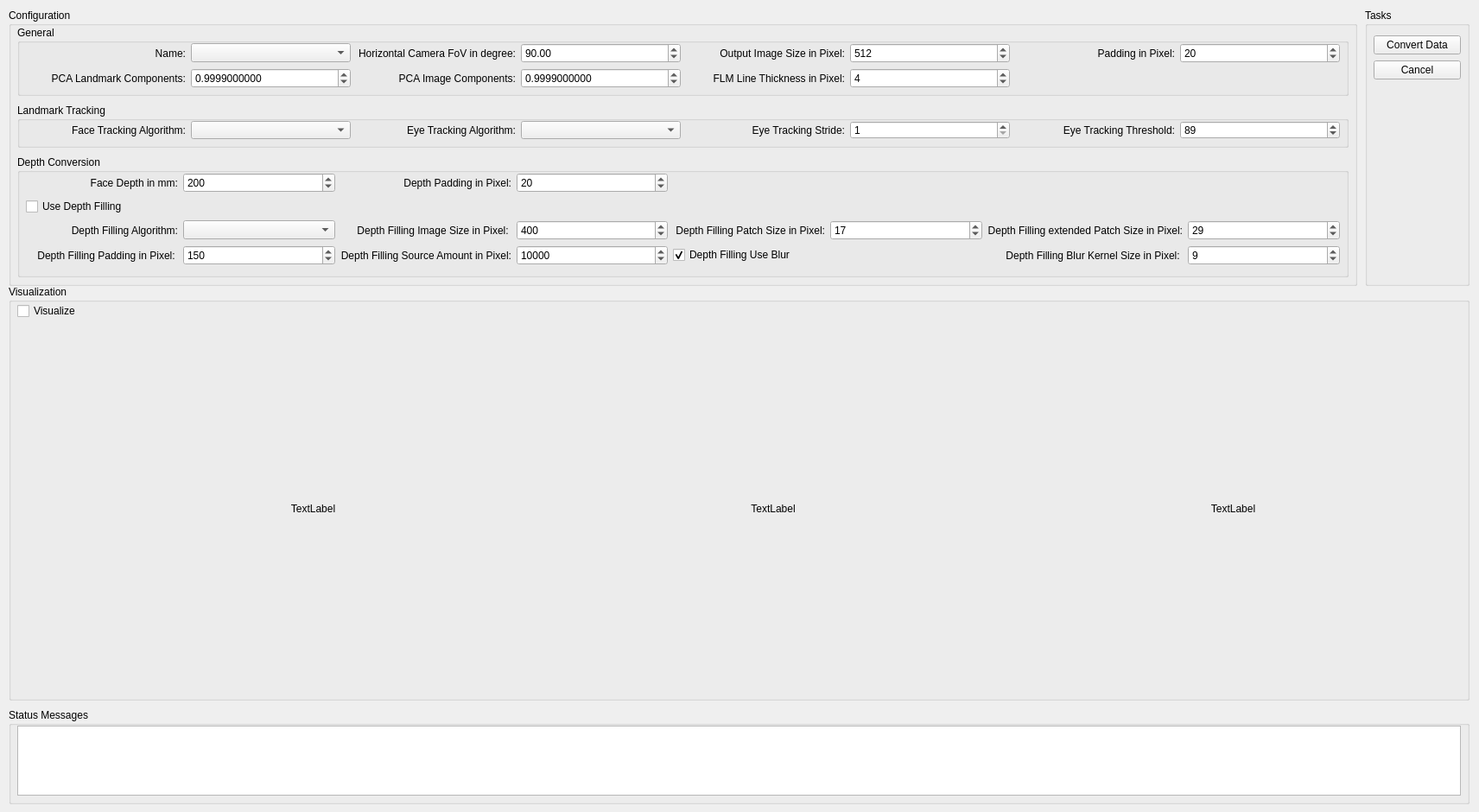
<?xml version="1.0" encoding="UTF-8"?>
<ui version="4.0">
 <class>QtConvertDataView</class>
 <widget class="QWidget" name="QtConvertDataView">
  <property name="geometry">
   <rect>
    <x>0</x>
    <y>0</y>
    <width>1712</width>
    <height>940</height>
   </rect>
  </property>
  <property name="windowTitle">
   <string>Form</string>
  </property>
  <widget class="QGroupBox" name="configuration">
   <property name="geometry">
    <rect>
     <x>10</x>
     <y>10</y>
     <width>1561</width>
     <height>321</height>
    </rect>
   </property>
   <property name="title">
    <string>Configuration</string>
   </property>
   <widget class="QGroupBox" name="depthConversion">
    <property name="geometry">
     <rect>
      <x>10</x>
      <y>170</y>
      <width>1541</width>
      <height>141</height>
     </rect>
    </property>
    <property name="title">
     <string>Depth Conversion</string>
    </property>
    <widget class="QWidget" name="gridLayoutWidget_2">
     <property name="geometry">
      <rect>
       <x>10</x>
       <y>20</y>
       <width>1521</width>
       <height>111</height>
      </rect>
     </property>
     <layout class="QGridLayout" name="gridLayout_2">
      <item row="3" column="5">
       <widget class="QSpinBox" name="depthFillingPatchSizeSpinBox">
        <property name="maximum">
         <number>999999999</number>
        </property>
        <property name="value">
         <number>17</number>
        </property>
       </widget>
      </item>
      <item row="3" column="6">
       <widget class="QLabel" name="label_6">
        <property name="text">
         <string>Depth Filling extended Patch Size in Pixel:</string>
        </property>
        <property name="alignment">
         <set>Qt::AlignRight|Qt::AlignTrailing|Qt::AlignVCenter</set>
        </property>
       </widget>
      </item>
      <item row="3" column="3">
       <widget class="QSpinBox" name="depthFillingImageSizeSpinBox">
        <property name="maximum">
         <number>999999999</number>
        </property>
        <property name="value">
         <number>400</number>
        </property>
       </widget>
      </item>
      <item row="1" column="2">
       <widget class="QLabel" name="label_9">
        <property name="text">
         <string>Depth Padding in Pixel:</string>
        </property>
        <property name="alignment">
         <set>Qt::AlignRight|Qt::AlignTrailing|Qt::AlignVCenter</set>
        </property>
       </widget>
      </item>
      <item row="1" column="1">
       <widget class="QSpinBox" name="faceDepthSpinBox">
        <property name="maximum">
         <number>999999999</number>
        </property>
        <property name="value">
         <number>200</number>
        </property>
       </widget>
      </item>
      <item row="1" column="0">
       <widget class="QLabel" name="label_10">
        <property name="text">
         <string>Face Depth in mm:</string>
        </property>
        <property name="alignment">
         <set>Qt::AlignRight|Qt::AlignTrailing|Qt::AlignVCenter</set>
        </property>
       </widget>
      </item>
      <item row="3" column="2">
       <widget class="QLabel" name="label_7">
        <property name="text">
         <string>Depth Filling Image Size in Pixel: </string>
        </property>
        <property name="alignment">
         <set>Qt::AlignRight|Qt::AlignTrailing|Qt::AlignVCenter</set>
        </property>
       </widget>
      </item>
      <item row="1" column="3">
       <widget class="QSpinBox" name="depthPaddingSpinBox">
        <property name="maximum">
         <number>999999999</number>
        </property>
        <property name="value">
         <number>20</number>
        </property>
       </widget>
      </item>
      <item row="3" column="0">
       <widget class="QLabel" name="label_2">
        <property name="text">
         <string>Depth Filling Algorithm:</string>
        </property>
        <property name="alignment">
         <set>Qt::AlignRight|Qt::AlignTrailing|Qt::AlignVCenter</set>
        </property>
       </widget>
      </item>
      <item row="2" column="0">
       <widget class="QCheckBox" name="useDepthFillingCheckBox">
        <property name="text">
         <string>Use Depth Filling</string>
        </property>
       </widget>
      </item>
      <item row="3" column="1">
       <widget class="QComboBox" name="depthFillingAlgorithmComboBox"/>
      </item>
      <item row="3" column="4">
       <widget class="QLabel" name="label_4">
        <property name="text">
         <string>Depth Filling Patch Size in Pixel:</string>
        </property>
        <property name="alignment">
         <set>Qt::AlignRight|Qt::AlignTrailing|Qt::AlignVCenter</set>
        </property>
       </widget>
      </item>
      <item row="3" column="7">
       <widget class="QSpinBox" name="depthFillingExtendedPatchSizeSpinBox">
        <property name="maximum">
         <number>999999999</number>
        </property>
        <property name="value">
         <number>29</number>
        </property>
       </widget>
      </item>
      <item row="4" column="0">
       <widget class="QLabel" name="label_3">
        <property name="text">
         <string>Depth Filling Padding in Pixel: </string>
        </property>
        <property name="alignment">
         <set>Qt::AlignRight|Qt::AlignTrailing|Qt::AlignVCenter</set>
        </property>
       </widget>
      </item>
      <item row="4" column="1">
       <widget class="QSpinBox" name="depthFillingPaddingSpinBox">
        <property name="maximum">
         <number>999999999</number>
        </property>
        <property name="value">
         <number>150</number>
        </property>
       </widget>
      </item>
      <item row="4" column="2">
       <widget class="QLabel" name="label_5">
        <property name="text">
         <string>Depth Filling Source Amount in Pixel:</string>
        </property>
        <property name="alignment">
         <set>Qt::AlignRight|Qt::AlignTrailing|Qt::AlignVCenter</set>
        </property>
       </widget>
      </item>
      <item row="4" column="4">
       <widget class="QCheckBox" name="depthFillingUseBlurCheckBox">
        <property name="text">
         <string>Depth Filling Use Blur</string>
        </property>
        <property name="checked">
         <bool>true</bool>
        </property>
        <property name="tristate">
         <bool>false</bool>
        </property>
       </widget>
      </item>
      <item row="4" column="6">
       <widget class="QLabel" name="label_8">
        <property name="text">
         <string>Depth Filling Blur Kernel Size in Pixel: </string>
        </property>
        <property name="alignment">
         <set>Qt::AlignRight|Qt::AlignTrailing|Qt::AlignVCenter</set>
        </property>
       </widget>
      </item>
      <item row="4" column="7">
       <widget class="QSpinBox" name="depthFillingBlurkSizeSpinBox">
        <property name="maximum">
         <number>999999999</number>
        </property>
        <property name="value">
         <number>9</number>
        </property>
       </widget>
      </item>
      <item row="4" column="3">
       <widget class="QSpinBox" name="depthFillingSourceAmountSpinBox">
        <property name="maximum">
         <number>999999999</number>
        </property>
        <property name="value">
         <number>10000</number>
        </property>
       </widget>
      </item>
     </layout>
    </widget>
   </widget>
   <widget class="QGroupBox" name="general">
    <property name="geometry">
     <rect>
      <x>10</x>
      <y>20</y>
      <width>1541</width>
      <height>81</height>
     </rect>
    </property>
    <property name="title">
     <string>General</string>
    </property>
    <widget class="QWidget" name="gridLayoutWidget">
     <property name="geometry">
      <rect>
       <x>10</x>
       <y>20</y>
       <width>1521</width>
       <height>51</height>
      </rect>
     </property>
     <layout class="QGridLayout" name="gridLayout">
      <item row="2" column="0">
       <widget class="QLabel" name="label_14">
        <property name="sizePolicy">
         <sizepolicy hsizetype="Minimum" vsizetype="Preferred">
          <horstretch>0</horstretch>
          <verstretch>0</verstretch>
         </sizepolicy>
        </property>
        <property name="text">
         <string>PCA Landmark Components:</string>
        </property>
        <property name="alignment">
         <set>Qt::AlignRight|Qt::AlignTrailing|Qt::AlignVCenter</set>
        </property>
       </widget>
      </item>
      <item row="0" column="3">
       <widget class="QDoubleSpinBox" name="horizontalCameraFOVDoubleSpinBox">
        <property name="minimum">
         <double>0.000000000000000</double>
        </property>
        <property name="maximum">
         <double>180.000000000000000</double>
        </property>
        <property name="value">
         <double>90.000000000000000</double>
        </property>
       </widget>
      </item>
      <item row="2" column="1">
       <widget class="QDoubleSpinBox" name="pcaLandmarkComponentsDoubleSpinBox">
        <property name="decimals">
         <number>10</number>
        </property>
        <property name="maximum">
         <double>10000000000000000000000.000000000000000</double>
        </property>
        <property name="value">
         <double>0.999900000000000</double>
        </property>
       </widget>
      </item>
      <item row="0" column="2">
       <widget class="QLabel" name="label_11">
        <property name="sizePolicy">
         <sizepolicy hsizetype="Minimum" vsizetype="Preferred">
          <horstretch>0</horstretch>
          <verstretch>0</verstretch>
         </sizepolicy>
        </property>
        <property name="text">
         <string>Horizontal Camera FoV in degree:</string>
        </property>
        <property name="alignment">
         <set>Qt::AlignRight|Qt::AlignTrailing|Qt::AlignVCenter</set>
        </property>
       </widget>
      </item>
      <item row="0" column="5">
       <widget class="QSpinBox" name="outputImageSizeSpinBox">
        <property name="minimum">
         <number>1</number>
        </property>
        <property name="maximum">
         <number>999999999</number>
        </property>
        <property name="value">
         <number>512</number>
        </property>
       </widget>
      </item>
      <item row="2" column="3">
       <widget class="QDoubleSpinBox" name="pcaImageComponentsDoubleSpinBox">
        <property name="decimals">
         <number>10</number>
        </property>
        <property name="maximum">
         <double>10000000000000000000000.000000000000000</double>
        </property>
        <property name="value">
         <double>0.999900000000000</double>
        </property>
       </widget>
      </item>
      <item row="0" column="7">
       <widget class="QSpinBox" name="paddingSpinBox">
        <property name="maximum">
         <number>999999999</number>
        </property>
        <property name="value">
         <number>20</number>
        </property>
       </widget>
      </item>
      <item row="0" column="0">
       <widget class="QLabel" name="label">
        <property name="sizePolicy">
         <sizepolicy hsizetype="Minimum" vsizetype="Preferred">
          <horstretch>0</horstretch>
          <verstretch>0</verstretch>
         </sizepolicy>
        </property>
        <property name="text">
         <string>Name:</string>
        </property>
        <property name="alignment">
         <set>Qt::AlignRight|Qt::AlignTrailing|Qt::AlignVCenter</set>
        </property>
       </widget>
      </item>
      <item row="2" column="5">
       <widget class="QSpinBox" name="flmLineThicknessSpinBox">
        <property name="minimum">
         <number>1</number>
        </property>
        <property name="maximum">
         <number>999999999</number>
        </property>
        <property name="value">
         <number>4</number>
        </property>
       </widget>
      </item>
      <item row="0" column="4">
       <widget class="QLabel" name="label_12">
        <property name="sizePolicy">
         <sizepolicy hsizetype="Minimum" vsizetype="Preferred">
          <horstretch>0</horstretch>
          <verstretch>0</verstretch>
         </sizepolicy>
        </property>
        <property name="text">
         <string>Output Image Size in Pixel:</string>
        </property>
        <property name="alignment">
         <set>Qt::AlignRight|Qt::AlignTrailing|Qt::AlignVCenter</set>
        </property>
       </widget>
      </item>
      <item row="0" column="6">
       <widget class="QLabel" name="label_13">
        <property name="sizePolicy">
         <sizepolicy hsizetype="Minimum" vsizetype="Preferred">
          <horstretch>0</horstretch>
          <verstretch>0</verstretch>
         </sizepolicy>
        </property>
        <property name="text">
         <string>Padding in Pixel:</string>
        </property>
        <property name="alignment">
         <set>Qt::AlignRight|Qt::AlignTrailing|Qt::AlignVCenter</set>
        </property>
       </widget>
      </item>
      <item row="2" column="2">
       <widget class="QLabel" name="label_15">
        <property name="sizePolicy">
         <sizepolicy hsizetype="Minimum" vsizetype="Preferred">
          <horstretch>0</horstretch>
          <verstretch>0</verstretch>
         </sizepolicy>
        </property>
        <property name="text">
         <string>PCA Image Components:</string>
        </property>
        <property name="alignment">
         <set>Qt::AlignRight|Qt::AlignTrailing|Qt::AlignVCenter</set>
        </property>
       </widget>
      </item>
      <item row="2" column="4">
       <widget class="QLabel" name="label_16">
        <property name="sizePolicy">
         <sizepolicy hsizetype="Minimum" vsizetype="Preferred">
          <horstretch>0</horstretch>
          <verstretch>0</verstretch>
         </sizepolicy>
        </property>
        <property name="text">
         <string>FLM Line Thickness in Pixel:</string>
        </property>
        <property name="alignment">
         <set>Qt::AlignRight|Qt::AlignTrailing|Qt::AlignVCenter</set>
        </property>
       </widget>
      </item>
      <item row="0" column="1">
       <widget class="QComboBox" name="nameComboBox"/>
      </item>
     </layout>
    </widget>
   </widget>
   <widget class="QGroupBox" name="landmarkTracking">
    <property name="geometry">
     <rect>
      <x>10</x>
      <y>110</y>
      <width>1541</width>
      <height>51</height>
     </rect>
    </property>
    <property name="title">
     <string>Landmark Tracking</string>
    </property>
    <widget class="QWidget" name="gridLayoutWidget_3">
     <property name="geometry">
      <rect>
       <x>10</x>
       <y>20</y>
       <width>1521</width>
       <height>21</height>
      </rect>
     </property>
     <layout class="QGridLayout" name="gridLayout_3">
      <item row="0" column="1">
       <widget class="QComboBox" name="faceTrackingAlgorithmComboBox"/>
      </item>
      <item row="0" column="4">
       <widget class="QLabel" name="label_19">
        <property name="sizePolicy">
         <sizepolicy hsizetype="Minimum" vsizetype="Preferred">
          <horstretch>0</horstretch>
          <verstretch>0</verstretch>
         </sizepolicy>
        </property>
        <property name="text">
         <string>Eye Tracking Stride:</string>
        </property>
        <property name="alignment">
         <set>Qt::AlignRight|Qt::AlignTrailing|Qt::AlignVCenter</set>
        </property>
       </widget>
      </item>
      <item row="0" column="5">
       <widget class="QSpinBox" name="eyeTrackingStrideSpinBox">
        <property name="minimum">
         <number>1</number>
        </property>
        <property name="maximum">
         <number>999999999</number>
        </property>
        <property name="value">
         <number>1</number>
        </property>
       </widget>
      </item>
      <item row="0" column="2">
       <widget class="QLabel" name="label_17">
        <property name="sizePolicy">
         <sizepolicy hsizetype="Minimum" vsizetype="Preferred">
          <horstretch>0</horstretch>
          <verstretch>0</verstretch>
         </sizepolicy>
        </property>
        <property name="text">
         <string>Eye Tracking Algorithm:</string>
        </property>
        <property name="alignment">
         <set>Qt::AlignRight|Qt::AlignTrailing|Qt::AlignVCenter</set>
        </property>
       </widget>
      </item>
      <item row="0" column="6">
       <widget class="QLabel" name="label_20">
        <property name="sizePolicy">
         <sizepolicy hsizetype="Minimum" vsizetype="Preferred">
          <horstretch>0</horstretch>
          <verstretch>0</verstretch>
         </sizepolicy>
        </property>
        <property name="text">
         <string>Eye Tracking Threshold:</string>
        </property>
        <property name="alignment">
         <set>Qt::AlignRight|Qt::AlignTrailing|Qt::AlignVCenter</set>
        </property>
       </widget>
      </item>
      <item row="0" column="3">
       <widget class="QComboBox" name="eyeTrackingAlgorithmComboBox"/>
      </item>
      <item row="0" column="0">
       <widget class="QLabel" name="label_18">
        <property name="sizePolicy">
         <sizepolicy hsizetype="Minimum" vsizetype="Preferred">
          <horstretch>0</horstretch>
          <verstretch>0</verstretch>
         </sizepolicy>
        </property>
        <property name="text">
         <string>Face Tracking Algorithm:</string>
        </property>
        <property name="alignment">
         <set>Qt::AlignRight|Qt::AlignTrailing|Qt::AlignVCenter</set>
        </property>
       </widget>
      </item>
      <item row="0" column="7">
       <widget class="QSpinBox" name="eyeTrackingThresholdSpinBox">
        <property name="maximum">
         <number>999999999</number>
        </property>
        <property name="value">
         <number>89</number>
        </property>
       </widget>
      </item>
     </layout>
    </widget>
   </widget>
  </widget>
  <widget class="QGroupBox" name="messages">
   <property name="geometry">
    <rect>
     <x>10</x>
     <y>820</y>
     <width>1691</width>
     <height>111</height>
    </rect>
   </property>
   <property name="title">
    <string>Status Messages</string>
   </property>
   <widget class="QTextBrowser" name="statusMessagesContainer">
    <property name="geometry">
     <rect>
      <x>10</x>
      <y>20</y>
      <width>1671</width>
      <height>81</height>
     </rect>
    </property>
    <property name="tabChangesFocus">
     <bool>false</bool>
    </property>
    <property name="readOnly">
     <bool>true</bool>
    </property>
    <property name="html">
     <string>&lt;!DOCTYPE HTML PUBLIC &quot;-//W3C//DTD HTML 4.0//EN&quot; &quot;http://www.w3.org/TR/REC-html40/strict.dtd&quot;&gt;
&lt;html&gt;&lt;head&gt;&lt;meta name=&quot;qrichtext&quot; content=&quot;1&quot; /&gt;&lt;style type=&quot;text/css&quot;&gt;
p, li { white-space: pre-wrap; }
&lt;/style&gt;&lt;/head&gt;&lt;body style=&quot; font-family:'MS Shell Dlg 2'; font-size:8pt; font-weight:400; font-style:normal;&quot;&gt;
&lt;p style=&quot;-qt-paragraph-type:empty; margin-top:0px; margin-bottom:0px; margin-left:0px; margin-right:0px; -qt-block-indent:0; text-indent:0px;&quot;&gt;&lt;br /&gt;&lt;/p&gt;&lt;/body&gt;&lt;/html&gt;</string>
    </property>
   </widget>
  </widget>
  <widget class="QGroupBox" name="actions">
   <property name="geometry">
    <rect>
     <x>1580</x>
     <y>10</y>
     <width>121</width>
     <height>321</height>
    </rect>
   </property>
   <property name="title">
    <string>Tasks</string>
   </property>
   <widget class="QWidget" name="verticalLayoutWidget">
    <property name="geometry">
     <rect>
      <x>10</x>
      <y>30</y>
      <width>101</width>
      <height>54</height>
     </rect>
    </property>
    <layout class="QVBoxLayout" name="verticalLayout">
     <item>
      <widget class="QPushButton" name="convertDataPushButton">
       <property name="text">
        <string>Convert Data</string>
       </property>
      </widget>
     </item>
     <item>
      <widget class="QPushButton" name="cancelPushButton">
       <property name="text">
        <string>Cancel</string>
       </property>
      </widget>
     </item>
    </layout>
   </widget>
  </widget>
  <widget class="QGroupBox" name="visualization">
   <property name="geometry">
    <rect>
     <x>10</x>
     <y>330</y>
     <width>1691</width>
     <height>481</height>
    </rect>
   </property>
   <property name="title">
    <string>Visualization</string>
   </property>
   <widget class="QWidget" name="gridLayoutWidget_4">
    <property name="geometry">
     <rect>
      <x>10</x>
      <y>20</y>
      <width>1671</width>
      <height>451</height>
     </rect>
    </property>
    <layout class="QGridLayout" name="gridLayout_4" columnstretch="0,0,1,1,1">
     <item row="1" column="3">
      <widget class="QLabel" name="secondImageLabel">
       <property name="text">
        <string>TextLabel</string>
       </property>
       <property name="alignment">
        <set>Qt::AlignCenter</set>
       </property>
      </widget>
     </item>
     <item row="1" column="2">
      <widget class="QLabel" name="firstImageLabel">
       <property name="text">
        <string>TextLabel</string>
       </property>
       <property name="alignment">
        <set>Qt::AlignCenter</set>
       </property>
      </widget>
     </item>
     <item row="1" column="4">
      <widget class="QLabel" name="thirdImageLabel">
       <property name="text">
        <string>TextLabel</string>
       </property>
       <property name="alignment">
        <set>Qt::AlignCenter</set>
       </property>
      </widget>
     </item>
     <item row="0" column="4">
      <widget class="QLabel" name="thirdImageIdentifierLabel">
       <property name="text">
        <string/>
       </property>
       <property name="alignment">
        <set>Qt::AlignCenter</set>
       </property>
      </widget>
     </item>
     <item row="0" column="2">
      <widget class="QLabel" name="firstImageIdentifierLabel">
       <property name="text">
        <string/>
       </property>
       <property name="alignment">
        <set>Qt::AlignCenter</set>
       </property>
      </widget>
     </item>
     <item row="0" column="3">
      <widget class="QLabel" name="secondImageIdentifierLabel">
       <property name="text">
        <string/>
       </property>
       <property name="alignment">
        <set>Qt::AlignCenter</set>
       </property>
      </widget>
     </item>
     <item row="0" column="1">
      <widget class="QCheckBox" name="visualizeCheckBox">
       <property name="layoutDirection">
        <enum>Qt::LeftToRight</enum>
       </property>
       <property name="text">
        <string>Visualize</string>
       </property>
      </widget>
     </item>
    </layout>
   </widget>
  </widget>
 </widget>
 <tabstops>
  <tabstop>nameComboBox</tabstop>
  <tabstop>horizontalCameraFOVDoubleSpinBox</tabstop>
  <tabstop>outputImageSizeSpinBox</tabstop>
  <tabstop>paddingSpinBox</tabstop>
  <tabstop>pcaLandmarkComponentsDoubleSpinBox</tabstop>
  <tabstop>pcaImageComponentsDoubleSpinBox</tabstop>
  <tabstop>flmLineThicknessSpinBox</tabstop>
  <tabstop>faceTrackingAlgorithmComboBox</tabstop>
  <tabstop>eyeTrackingAlgorithmComboBox</tabstop>
  <tabstop>eyeTrackingStrideSpinBox</tabstop>
  <tabstop>eyeTrackingThresholdSpinBox</tabstop>
  <tabstop>faceDepthSpinBox</tabstop>
  <tabstop>depthPaddingSpinBox</tabstop>
  <tabstop>useDepthFillingCheckBox</tabstop>
  <tabstop>depthFillingAlgorithmComboBox</tabstop>
  <tabstop>depthFillingImageSizeSpinBox</tabstop>
  <tabstop>depthFillingPatchSizeSpinBox</tabstop>
  <tabstop>depthFillingExtendedPatchSizeSpinBox</tabstop>
  <tabstop>depthFillingPaddingSpinBox</tabstop>
  <tabstop>depthFillingSourceAmountSpinBox</tabstop>
  <tabstop>depthFillingUseBlurCheckBox</tabstop>
  <tabstop>depthFillingBlurkSizeSpinBox</tabstop>
  <tabstop>convertDataPushButton</tabstop>
  <tabstop>cancelPushButton</tabstop>
  <tabstop>visualizeCheckBox</tabstop>
  <tabstop>statusMessagesContainer</tabstop>
 </tabstops>
 <resources/>
 <connections>
  <connection>
   <sender>nameComboBox</sender>
   <signal>currentTextChanged(QString)</signal>
   <receiver>QtConvertDataView</receiver>
   <slot>onGeneralConfigurationGroupChanged()</slot>
   <hints>
    <hint type="sourcelabel">
     <x>405</x>
     <y>52</y>
    </hint>
    <hint type="destinationlabel">
     <x>372</x>
     <y>0</y>
    </hint>
   </hints>
  </connection>
  <connection>
   <sender>horizontalCameraFOVDoubleSpinBox</sender>
   <signal>editingFinished()</signal>
   <receiver>QtConvertDataView</receiver>
   <slot>onGeneralConfigurationGroupChanged()</slot>
   <hints>
    <hint type="sourcelabel">
     <x>787</x>
     <y>52</y>
    </hint>
    <hint type="destinationlabel">
     <x>865</x>
     <y>7</y>
    </hint>
   </hints>
  </connection>
  <connection>
   <sender>paddingSpinBox</sender>
   <signal>editingFinished()</signal>
   <receiver>QtConvertDataView</receiver>
   <slot>onGeneralConfigurationGroupChanged()</slot>
   <hints>
    <hint type="sourcelabel">
     <x>1549</x>
     <y>52</y>
    </hint>
    <hint type="destinationlabel">
     <x>886</x>
     <y>8</y>
    </hint>
   </hints>
  </connection>
  <connection>
   <sender>pcaImageComponentsDoubleSpinBox</sender>
   <signal>editingFinished()</signal>
   <receiver>QtConvertDataView</receiver>
   <slot>onGeneralConfigurationGroupChanged()</slot>
   <hints>
    <hint type="sourcelabel">
     <x>787</x>
     <y>96</y>
    </hint>
    <hint type="destinationlabel">
     <x>647</x>
     <y>0</y>
    </hint>
   </hints>
  </connection>
  <connection>
   <sender>outputImageSizeSpinBox</sender>
   <signal>editingFinished()</signal>
   <receiver>QtConvertDataView</receiver>
   <slot>onGeneralConfigurationGroupChanged()</slot>
   <hints>
    <hint type="sourcelabel">
     <x>1168</x>
     <y>52</y>
    </hint>
    <hint type="destinationlabel">
     <x>394</x>
     <y>1</y>
    </hint>
   </hints>
  </connection>
  <connection>
   <sender>pcaLandmarkComponentsDoubleSpinBox</sender>
   <signal>editingFinished()</signal>
   <receiver>QtConvertDataView</receiver>
   <slot>onGeneralConfigurationGroupChanged()</slot>
   <hints>
    <hint type="sourcelabel">
     <x>405</x>
     <y>96</y>
    </hint>
    <hint type="destinationlabel">
     <x>422</x>
     <y>3</y>
    </hint>
   </hints>
  </connection>
  <connection>
   <sender>flmLineThicknessSpinBox</sender>
   <signal>editingFinished()</signal>
   <receiver>QtConvertDataView</receiver>
   <slot>onGeneralConfigurationGroupChanged()</slot>
   <hints>
    <hint type="sourcelabel">
     <x>1168</x>
     <y>96</y>
    </hint>
    <hint type="destinationlabel">
     <x>433</x>
     <y>9</y>
    </hint>
   </hints>
  </connection>
  <connection>
   <sender>eyeTrackingAlgorithmComboBox</sender>
   <signal>currentTextChanged(QString)</signal>
   <receiver>QtConvertDataView</receiver>
   <slot>onLandmarkTrackingConfigurationGroupChanged()</slot>
   <hints>
    <hint type="sourcelabel">
     <x>787</x>
     <y>141</y>
    </hint>
    <hint type="destinationlabel">
     <x>16</x>
     <y>20</y>
    </hint>
   </hints>
  </connection>
  <connection>
   <sender>eyeTrackingStrideSpinBox</sender>
   <signal>editingFinished()</signal>
   <receiver>QtConvertDataView</receiver>
   <slot>onLandmarkTrackingConfigurationGroupChanged()</slot>
   <hints>
    <hint type="sourcelabel">
     <x>1168</x>
     <y>141</y>
    </hint>
    <hint type="destinationlabel">
     <x>13</x>
     <y>48</y>
    </hint>
   </hints>
  </connection>
  <connection>
   <sender>faceTrackingAlgorithmComboBox</sender>
   <signal>currentTextChanged(QString)</signal>
   <receiver>QtConvertDataView</receiver>
   <slot>onLandmarkTrackingConfigurationGroupChanged()</slot>
   <hints>
    <hint type="sourcelabel">
     <x>405</x>
     <y>141</y>
    </hint>
    <hint type="destinationlabel">
     <x>1103</x>
     <y>26</y>
    </hint>
   </hints>
  </connection>
  <connection>
   <sender>eyeTrackingThresholdSpinBox</sender>
   <signal>editingFinished()</signal>
   <receiver>QtConvertDataView</receiver>
   <slot>onLandmarkTrackingConfigurationGroupChanged()</slot>
   <hints>
    <hint type="sourcelabel">
     <x>1549</x>
     <y>141</y>
    </hint>
    <hint type="destinationlabel">
     <x>1103</x>
     <y>58</y>
    </hint>
   </hints>
  </connection>
  <connection>
   <sender>depthPaddingSpinBox</sender>
   <signal>editingFinished()</signal>
   <receiver>QtConvertDataView</receiver>
   <slot>onDepthConversionConfigurationGroupChanged()</slot>
   <hints>
    <hint type="sourcelabel">
     <x>775</x>
     <y>204</y>
    </hint>
    <hint type="destinationlabel">
     <x>1103</x>
     <y>137</y>
    </hint>
   </hints>
  </connection>
  <connection>
   <sender>depthFillingImageSizeSpinBox</sender>
   <signal>editingFinished()</signal>
   <receiver>QtConvertDataView</receiver>
   <slot>onDepthConversionConfigurationGroupChanged()</slot>
   <hints>
    <hint type="sourcelabel">
     <x>775</x>
     <y>277</y>
    </hint>
    <hint type="destinationlabel">
     <x>1103</x>
     <y>164</y>
    </hint>
   </hints>
  </connection>
  <connection>
   <sender>depthFillingExtendedPatchSizeSpinBox</sender>
   <signal>editingFinished()</signal>
   <receiver>QtConvertDataView</receiver>
   <slot>onDepthConversionConfigurationGroupChanged()</slot>
   <hints>
    <hint type="sourcelabel">
     <x>1549</x>
     <y>277</y>
    </hint>
    <hint type="destinationlabel">
     <x>1103</x>
     <y>193</y>
    </hint>
   </hints>
  </connection>
  <connection>
   <sender>depthFillingSourceAmountSpinBox</sender>
   <signal>editingFinished()</signal>
   <receiver>QtConvertDataView</receiver>
   <slot>onDepthConversionConfigurationGroupChanged()</slot>
   <hints>
    <hint type="sourcelabel">
     <x>775</x>
     <y>305</y>
    </hint>
    <hint type="destinationlabel">
     <x>1103</x>
     <y>218</y>
    </hint>
   </hints>
  </connection>
  <connection>
   <sender>depthFillingBlurkSizeSpinBox</sender>
   <signal>editingFinished()</signal>
   <receiver>QtConvertDataView</receiver>
   <slot>onDepthConversionConfigurationGroupChanged()</slot>
   <hints>
    <hint type="sourcelabel">
     <x>1549</x>
     <y>305</y>
    </hint>
    <hint type="destinationlabel">
     <x>1103</x>
     <y>245</y>
    </hint>
   </hints>
  </connection>
  <connection>
   <sender>faceDepthSpinBox</sender>
   <signal>editingFinished()</signal>
   <receiver>QtConvertDataView</receiver>
   <slot>onDepthConversionConfigurationGroupChanged()</slot>
   <hints>
    <hint type="sourcelabel">
     <x>400</x>
     <y>204</y>
    </hint>
    <hint type="destinationlabel">
     <x>12</x>
     <y>88</y>
    </hint>
   </hints>
  </connection>
  <connection>
   <sender>depthFillingAlgorithmComboBox</sender>
   <signal>currentTextChanged(QString)</signal>
   <receiver>QtConvertDataView</receiver>
   <slot>onDepthConversionConfigurationGroupChanged()</slot>
   <hints>
    <hint type="sourcelabel">
     <x>400</x>
     <y>277</y>
    </hint>
    <hint type="destinationlabel">
     <x>10</x>
     <y>115</y>
    </hint>
   </hints>
  </connection>
  <connection>
   <sender>depthFillingPatchSizeSpinBox</sender>
   <signal>editingFinished()</signal>
   <receiver>QtConvertDataView</receiver>
   <slot>onDepthConversionConfigurationGroupChanged()</slot>
   <hints>
    <hint type="sourcelabel">
     <x>1151</x>
     <y>277</y>
    </hint>
    <hint type="destinationlabel">
     <x>8</x>
     <y>148</y>
    </hint>
   </hints>
  </connection>
  <connection>
   <sender>depthFillingPaddingSpinBox</sender>
   <signal>editingFinished()</signal>
   <receiver>QtConvertDataView</receiver>
   <slot>onDepthConversionConfigurationGroupChanged()</slot>
   <hints>
    <hint type="sourcelabel">
     <x>400</x>
     <y>305</y>
    </hint>
    <hint type="destinationlabel">
     <x>13</x>
     <y>174</y>
    </hint>
   </hints>
  </connection>
  <connection>
   <sender>useDepthFillingCheckBox</sender>
   <signal>toggled(bool)</signal>
   <receiver>QtConvertDataView</receiver>
   <slot>onDepthConversionConfigurationGroupChanged()</slot>
   <hints>
    <hint type="sourcelabel">
     <x>55</x>
     <y>235</y>
    </hint>
    <hint type="destinationlabel">
     <x>10</x>
     <y>202</y>
    </hint>
   </hints>
  </connection>
  <connection>
   <sender>depthFillingUseBlurCheckBox</sender>
   <signal>toggled(bool)</signal>
   <receiver>QtConvertDataView</receiver>
   <slot>onDepthConversionConfigurationGroupChanged()</slot>
   <hints>
    <hint type="sourcelabel">
     <x>963</x>
     <y>304</y>
    </hint>
    <hint type="destinationlabel">
     <x>8</x>
     <y>236</y>
    </hint>
   </hints>
  </connection>
  <connection>
   <sender>visualizeCheckBox</sender>
   <signal>toggled(bool)</signal>
   <receiver>QtConvertDataView</receiver>
   <slot>onVisualizationGroupChanged()</slot>
   <hints>
    <hint type="sourcelabel">
     <x>36</x>
     <y>368</y>
    </hint>
    <hint type="destinationlabel">
     <x>9</x>
     <y>387</y>
    </hint>
   </hints>
  </connection>
  <connection>
   <sender>convertDataPushButton</sender>
   <signal>clicked()</signal>
   <receiver>QtConvertDataView</receiver>
   <slot>onConvert()</slot>
   <hints>
    <hint type="sourcelabel">
     <x>1591</x>
     <y>63</y>
    </hint>
    <hint type="destinationlabel">
     <x>1101</x>
     <y>397</y>
    </hint>
   </hints>
  </connection>
  <connection>
   <sender>cancelPushButton</sender>
   <signal>clicked()</signal>
   <receiver>QtConvertDataView</receiver>
   <slot>onCancel()</slot>
   <hints>
    <hint type="sourcelabel">
     <x>1591</x>
     <y>92</y>
    </hint>
    <hint type="destinationlabel">
     <x>1102</x>
     <y>430</y>
    </hint>
   </hints>
  </connection>
 </connections>
 <slots>
  <slot>onGeneralConfigurationGroupChanged()</slot>
  <slot>onLandmarkTrackingConfigurationGroupChanged()</slot>
  <slot>onDepthConversionConfigurationGroupChanged()</slot>
  <slot>onConvert()</slot>
  <slot>onCancel()</slot>
  <slot>onVisualizationGroupChanged()</slot>
 </slots>
</ui>
